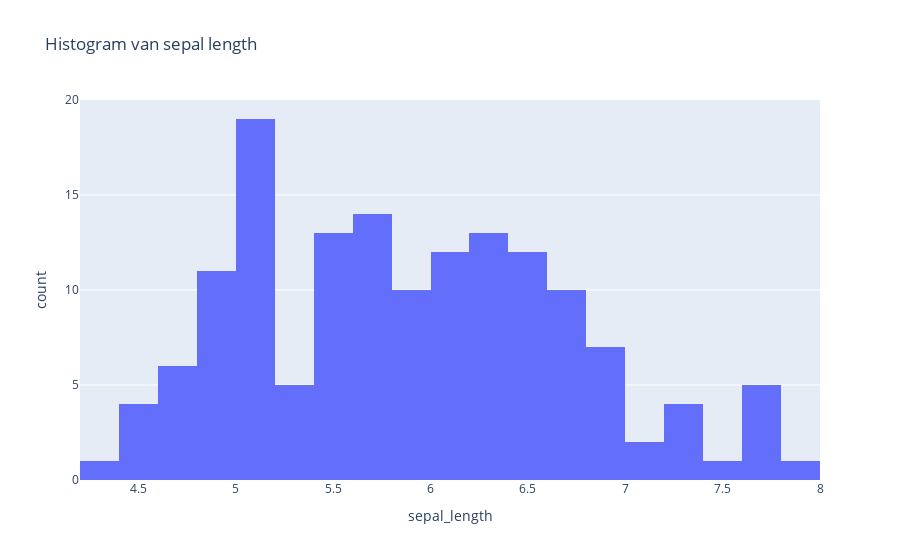

The notebook cell saved with this chart:
### Markdown cell above
4. Histogram

### Code cell
fig = px.histogram(df_scatter, x='sepal_length', nbins=20, title='Histogram van sepal length')
fig.show()

### Figure 1 — Plotly figure (JSON) as saved in the notebook; plotly's stock layout.template omitted (floating-point values rounded to 4 significant figures; data arrays with more than 128 entries replaced by an {"elided": "..."} marker saying what was removed)
{"data": [{"bingroup": "x", "hovertemplate": "sepal_length=%{x}<br>count=%{y}<extra></extra>", "legendgroup": "", "marker": {"color": "#636efa", "pattern": {"shape": ""}}, "name": "", "nbinsx": 20, "orientation": "v", "showlegend": false, "type": "histogram", "x": {"elided": "150 float values"}, "xaxis": "x", "yaxis": "y"}], "layout": {"barmode": "relative", "legend": {"tracegroupgap": 0}, "title": {"text": "Histogram van sepal length"}, "xaxis": {"anchor": "y", "domain": [0, 1], "title": {"text": "sepal_length"}}, "yaxis": {"anchor": "x", "domain": [0, 1], "title": {"text": "count"}}}}
